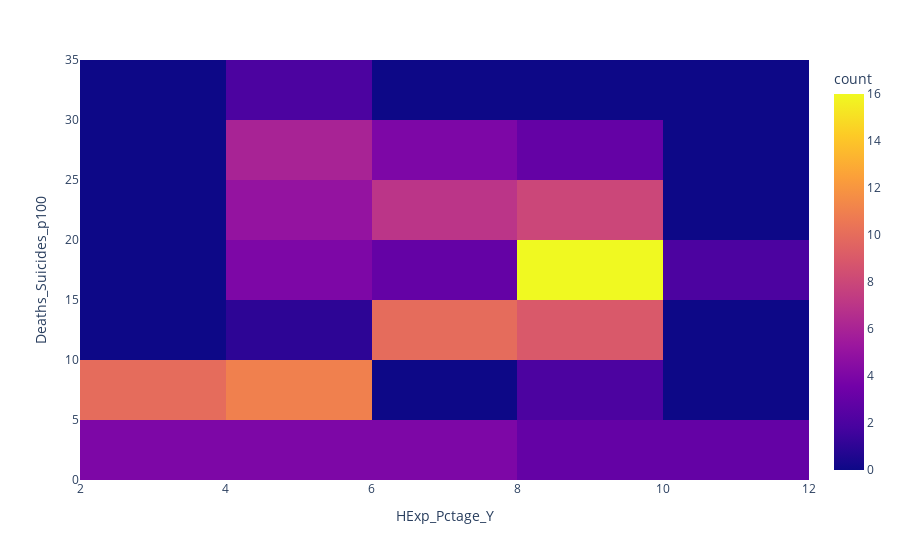

Notebook cell for this chart:
### Code cell
#we see a correlation between our self-constructed index based on ICD_10 and the Suicide Rate in WHO

# #Then, comparing the ICD_10 deaths by self harm (average by country and 100,000 Population) with Health Expenditure
fig7 = px.density_heatmap(df2,x='HExp_Pctage_Y',y='Deaths_Suicides_p100')
fig7.show()
